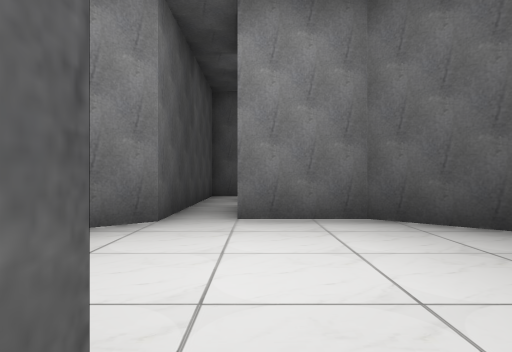
View 1 (above)

24 first-person views from a walk through a scene from a Unity 3-D project. The camera is 1.3 m above the floor, looks level and sees 75° across. The floor is counted in squares, 2.25 m on a side. Each view is taken from the middle of a square. On the plan, view 1 faces up. The plan holds only what a view shows up to about 9 squares ahead; the rest is blank. The player is left out. Some surface patterns are stand-ins.

View 2
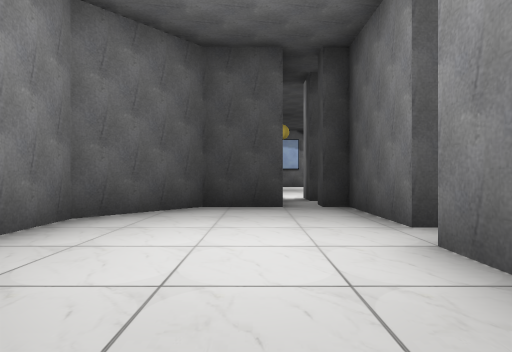

View 3
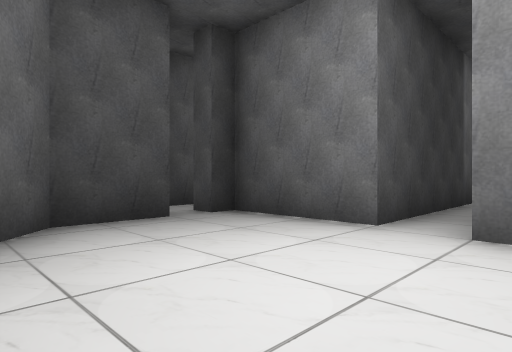

View 4
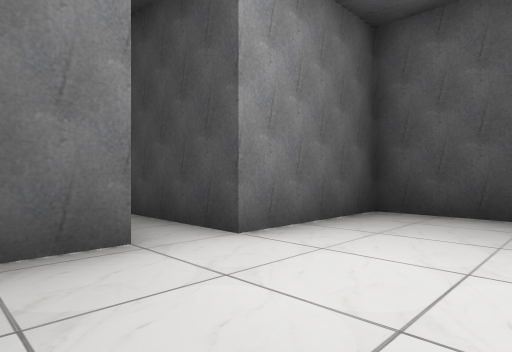

View 5
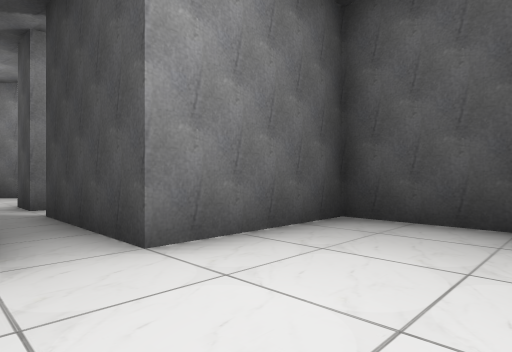

View 6
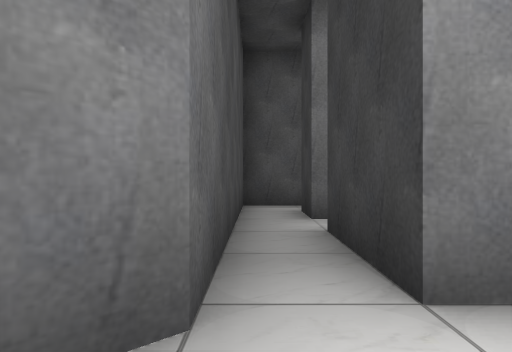

View 7
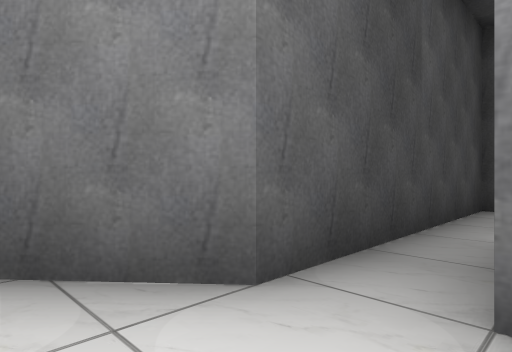

View 8
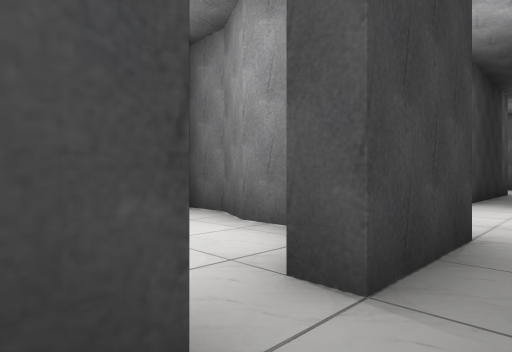

View 9
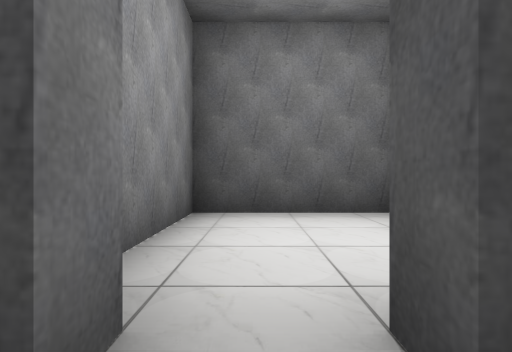

View 10
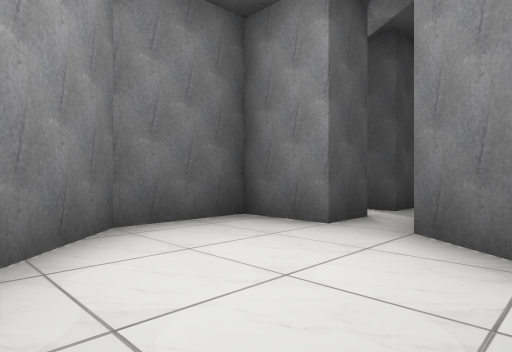

View 11
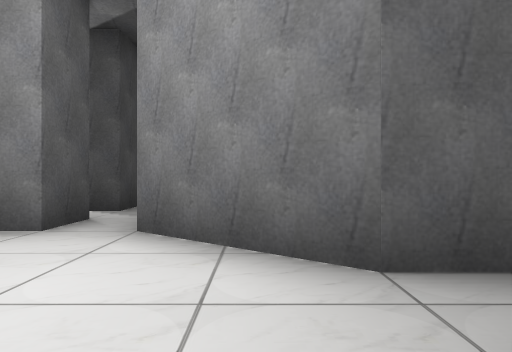

View 12
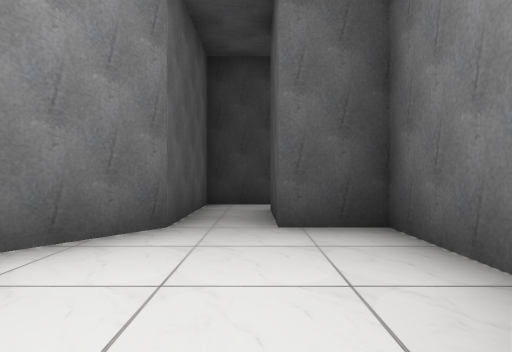

View 13
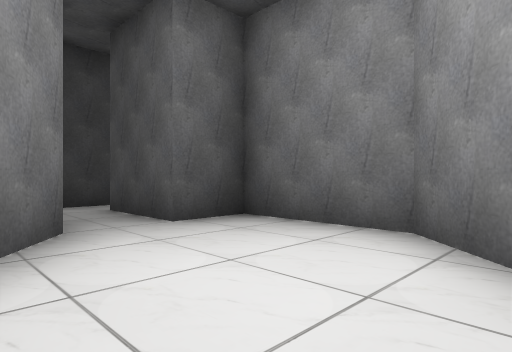

View 14
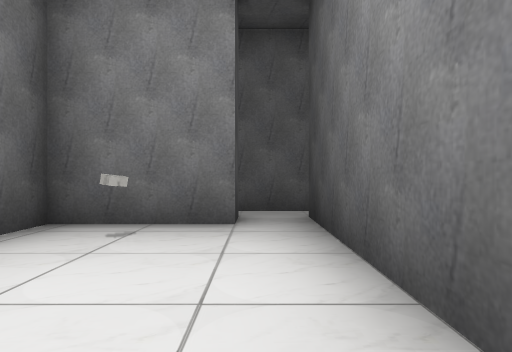

View 15
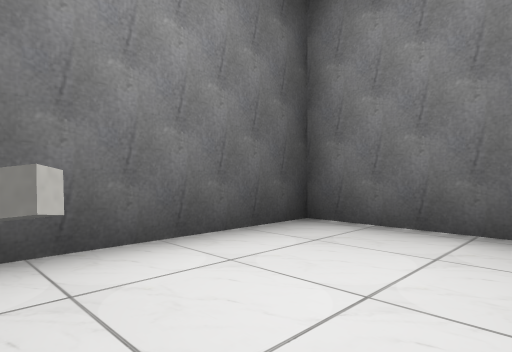

View 16
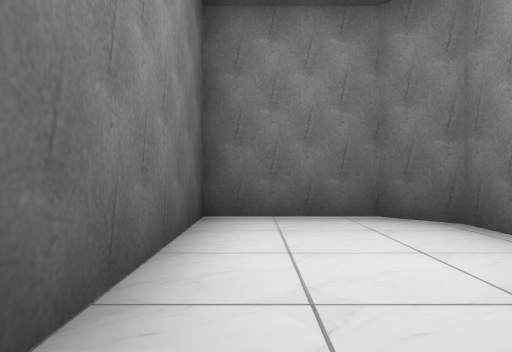

View 17
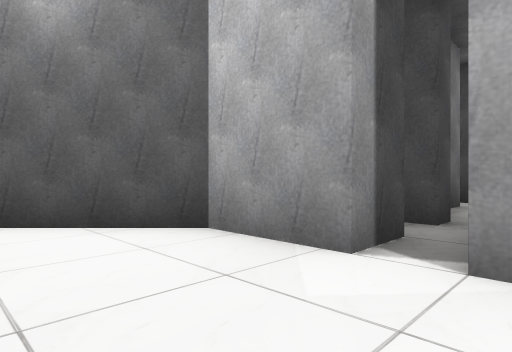

View 18
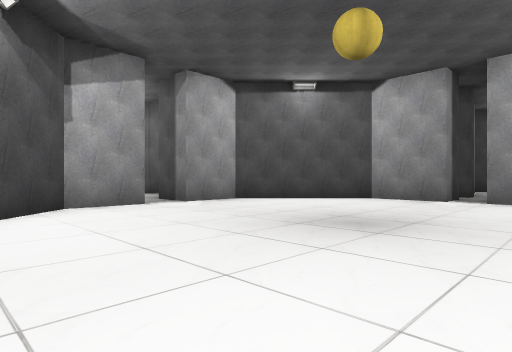

View 19
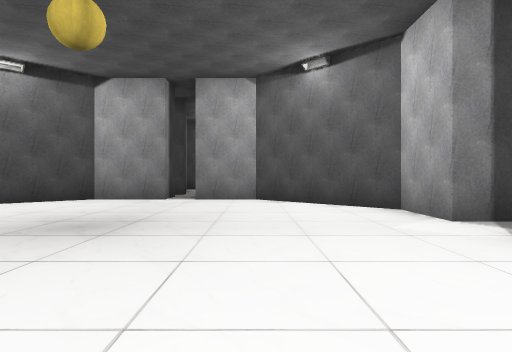

View 20
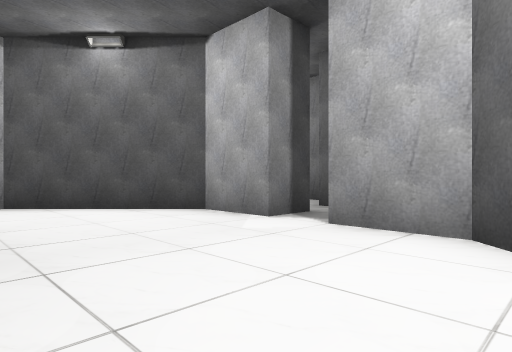

View 21
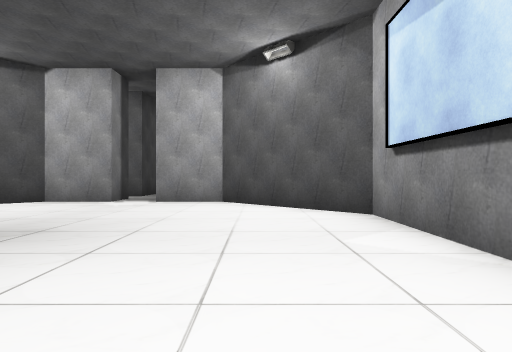

View 22
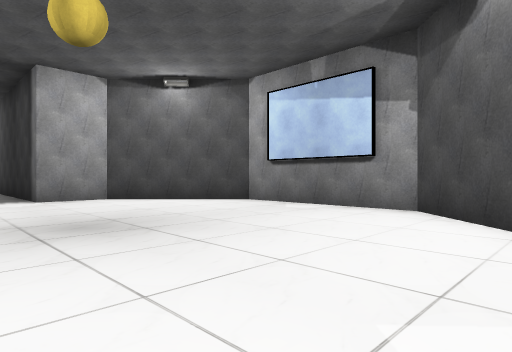

View 23
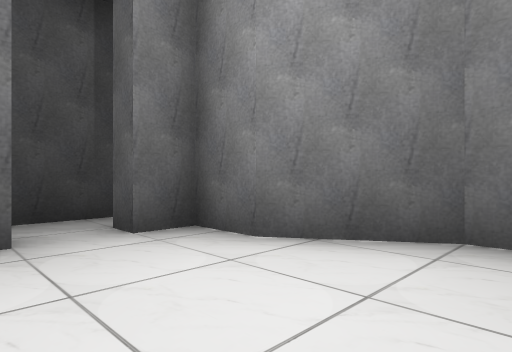

View 24
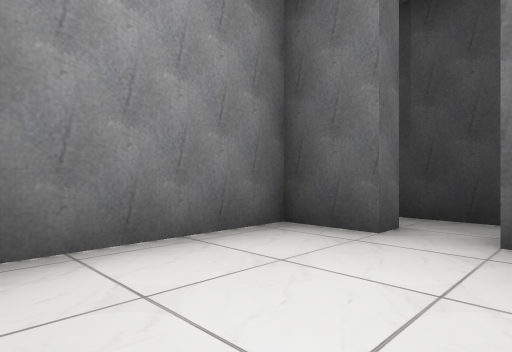

### Floor plan
Points are (right, up) in squares from view 1. A wall is a line through its corners. A room is listed if a view was taken in it or the views show most of it. See-through windows are left out.
Room 1 (views 1, 2, 3, 4, 5, 6, 7, 16)
walls: (3.2, 1.5) (3.2, 3) (1.5, 4.5) (-0.3, 4.5); (-1.2, 4.3) (-2.3, 3.3); (-3.3, 2.5) (-3.3, 0.5) (-0.2, 0.5) (-0.2, -2.5) (-0.8, -2.5); (-0.2, -3.4) (-0.2, -4.5); (4.7, -0.4) (4.7, 0.8) (5.7, 0.8); (4.9, 1.5) (3.6, 1.5); (0.7, -4.1) (0.7, 0.2) (3.2, 0.2) (3.2, 0.8) (3.7, 0.8) (3.7, 0)
ways out: opening at (-1, 5.5) to room 3; opening at (0, -4) to room 4; opening at (4, 0) to room 5; opening at (5, 1) to room 6; opening at (-1, -3)
Room 2 (view 8)
walls: (0, 9.5) (-1.2, 9.5) (-1.2, 7.5); (-0.3, 7.5) (-0.3, 8.5)
ways out: opening at (-1, 8) to room 3; opening at (0, 9)
Room 3 (view 9)
walls: (1.4, 5) (2.2, 5) (3.2, 4.5) (4.2, 4.5); (0.2, 7.5) (-0.3, 7.5); (4.2, 4.9) (4.2, 8) (1.5, 8); (-0.3, 4.5) (-0.3, 6.5) (0.2, 6.5); (-1.2, 7.5) (-1.2, 4.3)
ways out: opening at (-1, 5.5) to room 1; opening at (-1, 8) to room 2
Room 4 (views 10, 11, 12, 13)
walls: (-0.2, -4.5) (-1.7, -4.5) (-1.7, -6.5) (0.3, -8.5) (2.7, -8.5) (2.7, -7.3) (4.8, -7.3); (4.5, -6) (2.8, -6) (0.8, -4.5)
ways out: opening at (0, -4) to room 1; opening at (3.5, -7)
Room 5 (views 14, 15)
walls: (1.5, -3.2) (1.5, -4) (2.2, -4.8) (4.7, -4.8) (4.7, -0.4); (3.7, 0) (1.5, 0) (1.5, -0.8)
ways out: opening at (4, 0) to room 1
objects: other object (3, -1)
Room 6 (views 17, 18, 19, 20, 21, 22)
walls: (5.7, 0.8) (5.7, -1) (8.2, -3.5) (9.8, -3.5) (9.8, -4.8); (9.8, 5.5) (8.3, 5.5) (5.7, 3) (5.7, 1.5); (10.8, -3.5) (12.3, -3.5) (14.8, -1) (14.8, 3) (12.3, 5.5) (10.8, 5.5)
ways out: opening at (5, 1) to room 1; opening at (10, -4); opening at (10, 6)
Room 7 (views 23, 24)
walls: (6.7, 4.7) (8.2, 5.7) (9.3, 5.7); (9.8, 7.5) (9.3, 7.5) (9.3, 8.7) (6.2, 8.7)
ways out: opening at (10, 7)

Where each view was taken, in squares from view 1:
view 1: 0 up, 0 right, facing up
view 2: 2 up, 3 left, facing right
view 3: 4 up, 1 left, facing down-right
view 4: 3 up, 2 right, facing down-left
view 5: 3 up, 1 right, facing down-left
view 6: 3 up, 1 left, facing up
view 7: 3 up, 0 right, facing up-left
view 8: 8 up, 1 left, facing down-right
view 9: 7 up, 1 left, facing right
view 10: 8 down, 2 right, facing up-left
view 11: 8 down, 2 right, facing up
view 12: 7 down, 1 left, facing right
view 13: 5 down, 1 left, facing down-right
view 14: 4 down, 4 right, facing up
view 15: 1 down, 2 right, facing down-right
view 16: 0 up, 4 right, facing down
view 17: 2 up, 8 right, facing down-left
view 18: 3 up, 14 right, facing down-left
view 19: 3 up, 14 right, facing left
view 20: 2 up, 13 right, facing up-left
view 21: 2 down, 13 right, facing up
view 22: 3 down, 9 right, facing up-right
view 23: 8 up, 6 right, facing down-right
view 24: 6 up, 6 right, facing up-right
